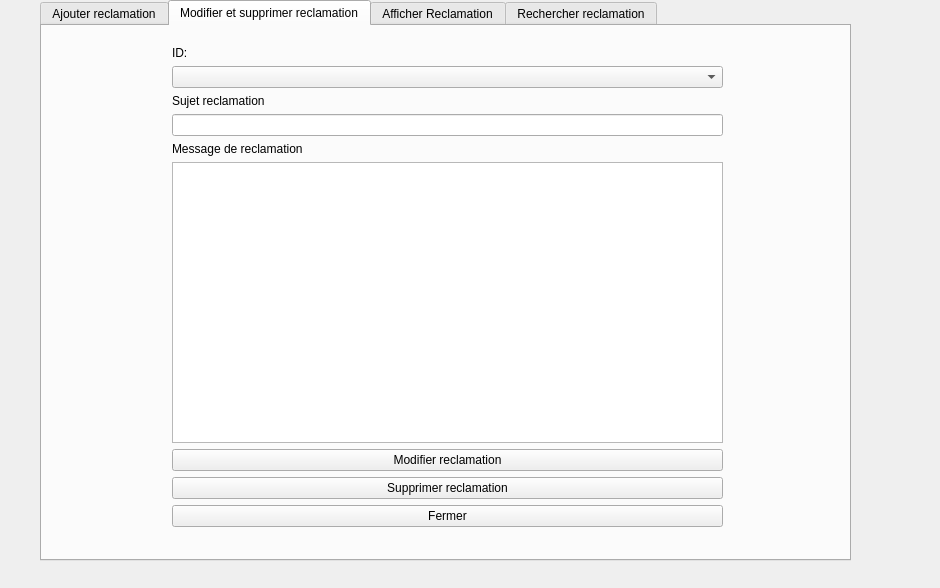
<?xml version="1.0" encoding="UTF-8"?>
<ui version="4.0">
 <class>greclamation</class>
 <widget class="QWidget" name="greclamation">
  <property name="geometry">
   <rect>
    <x>0</x>
    <y>0</y>
    <width>940</width>
    <height>588</height>
   </rect>
  </property>
  <property name="windowTitle">
   <string>Form</string>
  </property>
  <widget class="QTabWidget" name="tabWidget">
   <property name="geometry">
    <rect>
     <x>40</x>
     <y>0</y>
     <width>811</width>
     <height>561</height>
    </rect>
   </property>
   <property name="styleSheet">
    <string notr="true"/>
   </property>
   <property name="currentIndex">
    <number>1</number>
   </property>
   <widget class="QWidget" name="tab_7">
    <attribute name="title">
     <string>Ajouter reclamation</string>
    </attribute>
    <widget class="QWidget" name="">
     <property name="geometry">
      <rect>
       <x>120</x>
       <y>10</y>
       <width>531</width>
       <height>466</height>
      </rect>
     </property>
     <layout class="QVBoxLayout" name="verticalLayout">
      <item>
       <widget class="QLabel" name="label_24">
        <property name="text">
         <string>ID:</string>
        </property>
       </widget>
      </item>
      <item>
       <widget class="QLineEdit" name="lineEdit_12"/>
      </item>
      <item>
       <widget class="QLabel" name="label_25">
        <property name="text">
         <string>Nom client</string>
        </property>
       </widget>
      </item>
      <item>
       <widget class="QLineEdit" name="lineEdit_13"/>
      </item>
      <item>
       <widget class="QLabel" name="label_26">
        <property name="text">
         <string>Prenom client</string>
        </property>
       </widget>
      </item>
      <item>
       <widget class="QLineEdit" name="lineEdit_14"/>
      </item>
      <item>
       <widget class="QLabel" name="label_27">
        <property name="text">
         <string>Email client</string>
        </property>
       </widget>
      </item>
      <item>
       <widget class="QLineEdit" name="lineEdit_15"/>
      </item>
      <item>
       <widget class="QLabel" name="label_28">
        <property name="text">
         <string>Sujet reclamation</string>
        </property>
       </widget>
      </item>
      <item>
       <widget class="QLineEdit" name="lineEdit_16"/>
      </item>
      <item>
       <widget class="QLabel" name="label_29">
        <property name="text">
         <string>Message de reclamation</string>
        </property>
       </widget>
      </item>
      <item>
       <widget class="QTextEdit" name="textEdit"/>
      </item>
      <item>
       <widget class="QPushButton" name="pushButton_12">
        <property name="text">
         <string>Ajouter reclamation</string>
        </property>
       </widget>
      </item>
      <item>
       <widget class="QPushButton" name="pushButton_13">
        <property name="text">
         <string>Fermer</string>
        </property>
       </widget>
      </item>
     </layout>
    </widget>
   </widget>
   <widget class="QWidget" name="tab_8">
    <attribute name="title">
     <string>Modifier et supprimer reclamation</string>
    </attribute>
    <widget class="QWidget" name="">
     <property name="geometry">
      <rect>
       <x>130</x>
       <y>20</y>
       <width>551</width>
       <height>481</height>
      </rect>
     </property>
     <layout class="QVBoxLayout" name="verticalLayout_18">
      <item>
       <layout class="QVBoxLayout" name="verticalLayout_14">
        <item>
         <widget class="QLabel" name="label_30">
          <property name="text">
           <string>ID:</string>
          </property>
         </widget>
        </item>
        <item>
         <widget class="QComboBox" name="comboBox_2"/>
        </item>
        <item>
         <widget class="QLabel" name="label_34">
          <property name="text">
           <string>Sujet reclamation</string>
          </property>
         </widget>
        </item>
        <item>
         <widget class="QLineEdit" name="lineEdit_21"/>
        </item>
        <item>
         <widget class="QLabel" name="label_35">
          <property name="text">
           <string>Message de reclamation</string>
          </property>
         </widget>
        </item>
        <item>
         <widget class="QTextEdit" name="textEdit_2"/>
        </item>
       </layout>
      </item>
      <item>
       <widget class="QPushButton" name="pushButton_9">
        <property name="text">
         <string>Modifier reclamation</string>
        </property>
       </widget>
      </item>
      <item>
       <widget class="QPushButton" name="pushButton_10">
        <property name="text">
         <string>Supprimer reclamation</string>
        </property>
       </widget>
      </item>
      <item>
       <widget class="QPushButton" name="pushButton_11">
        <property name="text">
         <string>Fermer</string>
        </property>
       </widget>
      </item>
     </layout>
    </widget>
   </widget>
   <widget class="QWidget" name="tab_9">
    <attribute name="title">
     <string>Afficher Reclamation</string>
    </attribute>
    <widget class="QWidget" name="layoutWidget_8">
     <property name="geometry">
      <rect>
       <x>10</x>
       <y>50</y>
       <width>771</width>
       <height>461</height>
      </rect>
     </property>
     <layout class="QVBoxLayout" name="verticalLayout_17">
      <item>
       <widget class="QTableView" name="tablereclamation">
        <property name="maximumSize">
         <size>
          <width>769</width>
          <height>407</height>
         </size>
        </property>
        <property name="font">
         <font>
          <family>Lucida Calligraphy</family>
          <pointsize>-1</pointsize>
          <weight>50</weight>
          <italic>false</italic>
          <bold>false</bold>
         </font>
        </property>
        <property name="styleSheet">
         <string notr="true">font-size: 20px;</string>
        </property>
        <attribute name="horizontalHeaderMinimumSectionSize">
         <number>150</number>
        </attribute>
        <attribute name="horizontalHeaderDefaultSectionSize">
         <number>400</number>
        </attribute>
       </widget>
      </item>
      <item>
       <widget class="QPushButton" name="pushButton_7">
        <property name="font">
         <font>
          <family>Lucida Calligraphy</family>
          <pointsize>20</pointsize>
          <weight>50</weight>
          <italic>false</italic>
          <bold>false</bold>
         </font>
        </property>
        <property name="text">
         <string>Fermer</string>
        </property>
       </widget>
      </item>
     </layout>
    </widget>
    <widget class="QPushButton" name="pushButton_18">
     <property name="geometry">
      <rect>
       <x>560</x>
       <y>10</y>
       <width>191</width>
       <height>28</height>
      </rect>
     </property>
     <property name="text">
      <string>Refresh</string>
     </property>
    </widget>
    <widget class="QWidget" name="">
     <property name="geometry">
      <rect>
       <x>10</x>
       <y>10</y>
       <width>273</width>
       <height>30</height>
      </rect>
     </property>
     <layout class="QHBoxLayout" name="horizontalLayout_10">
      <item>
       <widget class="QLabel" name="label_31">
        <property name="text">
         <string>Tri par nom:</string>
        </property>
       </widget>
      </item>
      <item>
       <widget class="QPushButton" name="pushButton_14">
        <property name="text">
         <string>ASC</string>
        </property>
       </widget>
      </item>
      <item>
       <widget class="QPushButton" name="pushButton_15">
        <property name="text">
         <string>DESC</string>
        </property>
       </widget>
      </item>
     </layout>
    </widget>
    <widget class="QWidget" name="">
     <property name="geometry">
      <rect>
       <x>290</x>
       <y>10</y>
       <width>256</width>
       <height>30</height>
      </rect>
     </property>
     <layout class="QHBoxLayout" name="horizontalLayout_11">
      <item>
       <widget class="QLabel" name="label_32">
        <property name="text">
         <string>Tri par ID</string>
        </property>
       </widget>
      </item>
      <item>
       <widget class="QPushButton" name="pushButton_16">
        <property name="text">
         <string>ASC</string>
        </property>
       </widget>
      </item>
      <item>
       <widget class="QPushButton" name="pushButton_17">
        <property name="text">
         <string>DESC</string>
        </property>
       </widget>
      </item>
     </layout>
    </widget>
   </widget>
   <widget class="QWidget" name="tab_10">
    <attribute name="title">
     <string>Rechercher reclamation</string>
    </attribute>
    <widget class="QWidget" name="">
     <property name="geometry">
      <rect>
       <x>40</x>
       <y>25</y>
       <width>661</width>
       <height>321</height>
      </rect>
     </property>
     <layout class="QVBoxLayout" name="verticalLayout_19">
      <item>
       <layout class="QVBoxLayout" name="verticalLayout_16">
        <item>
         <layout class="QVBoxLayout" name="verticalLayout_15">
          <item>
           <layout class="QHBoxLayout" name="horizontalLayout_9">
            <item>
             <widget class="QLabel" name="label_36">
              <property name="text">
               <string>ID:</string>
              </property>
             </widget>
            </item>
            <item>
             <widget class="QLineEdit" name="lineEdit_r"/>
            </item>
           </layout>
          </item>
          <item>
           <widget class="QPushButton" name="pushButton_5">
            <property name="text">
             <string>rechercher</string>
            </property>
           </widget>
          </item>
         </layout>
        </item>
        <item>
         <widget class="QTableView" name="tableView_r"/>
        </item>
        <item>
         <widget class="QPushButton" name="pushButton_20">
          <property name="text">
           <string>Traiter reclamation</string>
          </property>
         </widget>
        </item>
       </layout>
      </item>
      <item>
       <widget class="QPushButton" name="pushButton_19">
        <property name="text">
         <string>FERMER</string>
        </property>
       </widget>
      </item>
     </layout>
    </widget>
   </widget>
  </widget>
 </widget>
 <resources/>
 <connections/>
</ui>
